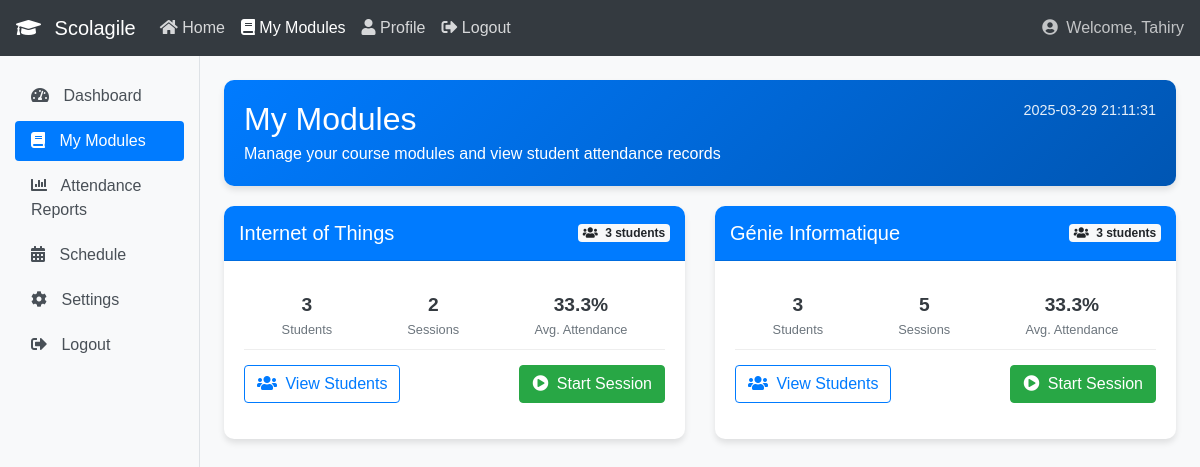
Page /professor_modules.php (signed in) on the committed database.
### tables this page shows
CREATE TABLE `modules` (
  `id` int(11) NOT NULL AUTO_INCREMENT,
  `name` varchar(100) NOT NULL,
  `semester` varchar(10) DEFAULT NULL,
  `code` varchar(50) DEFAULT NULL,
  `description` text DEFAULT NULL,
  PRIMARY KEY (`id`)
);

### professor_modules.php (the view, shortened to what this page needs)
<?php
require_once "config.php";
$professor_id = $_SESSION["id"];
$professor_name = $_SESSION["name"];
$sql_modules = "SELECT m.id AS module_id, m.name AS module_name,
                (SELECT COUNT(*) FROM student_module WHERE module_id = m.id) AS student_count,
                (SELECT COUNT(*) FROM teacher_scans WHERE module_id = m.id) AS session_count
                FROM professor_module pm
                JOIN modules m ON pm.module_id = m.id
                WHERE pm.professor_id = ?";
$modules = [];
if ($stmt = $link->prepare($sql_modules)) {
    $stmt->bind_param("i", $professor_id);
    if ($stmt->execute()) {
        $result = $stmt->get_result();
        $modules = $result->fetch_all(MYSQLI_ASSOC);
    }
}
$currentDateTime = date('Y-m-d H:i:s');
?>
<!DOCTYPE html>
<html lang="en">
<head>
    <link href="https://maxcdn.bootstrapcdn.com/bootstrap/4.5.2/css/bootstrap.min.css" rel="stylesheet">
    <link href="https://cdnjs.cloudflare.com/ajax/libs/font-awesome/5.15.3/css/all.min.css" rel="stylesheet">
</head>
<body>
    <nav class="navbar navbar-expand-lg navbar-dark bg-dark">
        <a class="navbar-brand" href="#">
            <i class="fas fa-graduation-cap mr-2"></i>
            Scolagile
        </a>
        <div class="collapse navbar-collapse" id="navbarNav">
            <ul class="navbar-nav">
                <li class="nav-item">
                    <a class="nav-link" href="professor_dashboard.php">
                        <i class="fas fa-home"></i> Home
                    </a>
                </li>
                <li class="nav-item active">
                    <a class="nav-link" href="#">
                        <i class="fas fa-book"></i> My Modules
                    </a>
                </li>
                <li class="nav-item">
                    <a class="nav-link" href="#">
                        <i class="fas fa-user"></i> Profile
                    </a>
                </li>
                <li class="nav-item">
                    <a class="nav-link" href="logout.php">
                        <i class="fas fa-sign-out-alt"></i> Logout
                    </a>
                </li>
            </ul>
            <span class="navbar-text ml-auto">
                <i class="fas fa-user-circle mr-1"></i> Welcome, <?php echo htmlspecialchars($professor_name); ?>
            </span>
        </div>
    </nav>
    <div class="container-fluid">
        <div class="row">
            <nav id="sidebar" class="col-md-2 d-none d-md-block sidebar">
                <div class="sidebar-sticky">
                    <ul class="nav flex-column">
                        <li class="nav-item">
                            <a class="nav-link" href="professor_dashboard.php">
                                <i class="fas fa-tachometer-alt"></i>
                                Dashboard
                            </a>
                        </li>
                        <li class="nav-item">
                            <a class="nav-link active" href="#">
                                <i class="fas fa-book"></i>
                                My Modules
                            </a>
                        </li>
                        <li class="nav-item">
                            <a class="nav-link" href="professor_attendance_reports.php">
                                <i class="fas fa-chart-bar"></i>
                                Attendance Reports
                            </a>
                        </li>
                        <li class="nav-item">
                            <a class="nav-link" href="professor_schedule.php">
                                <i class="fas fa-calendar-alt"></i>
                                Schedule
                            </a>
                        </li>
                        <li class="nav-item">
                            <a class="nav-link" href="professor_settings.php">
                                <i class="fas fa-cog"></i>
                                Settings
                            </a>
                        </li>
                        <li class="nav-item">
                            <a class="nav-link" href="logout.php">
                                <i class="fas fa-sign-out-alt"></i>
                                Logout
                            </a>
                        </li>
                    </ul>
                </div>
            </nav>
            <main role="main" class="col-md-10 ml-sm-auto col-lg-10 px-4 mt-4">
                <div class="welcome-banner">
                    <div class="row">
                        <div class="col-md-8">
                            <h1 class="h2 mb-1">My Modules</h1>
                            <p class="mb-0">Manage your course modules and view student attendance records</p>
                        </div>
                        <div class="col-md-4 text-md-right">
                            <p class="datetime mb-0"><?php echo htmlspecialchars($currentDateTime); ?></p>
                        </div>
                    </div>
                </div>
                <?php if (count($modules) > 0): ?>
                    <div class="row">
                        <?php foreach ($modules as $module): ?>
                            <div class="col-md-6">
                                <div class="card module-card">
                                    <div class="card-header">
                                        <div class="d-flex justify-content-between align-items-center">
                                            <h5 class="mb-0"><?php echo htmlspecialchars($module['module_name']); ?></h5>
                                            <span class="badge badge-light">
                                                <i class="fas fa-users mr-1"></i> <?php echo $module['student_count']; ?> students
                                            </span>
                                        </div>
                                    </div>
                                    <div class="card-body">
                                        <div class="module-stats">
                                            <div class="stat-item">
                                                <div class="stat-value"><?php echo $module['student_count']; ?></div>
                                                <div class="stat-label">Students</div>
                                            </div>
                                            <div class="stat-item">
                                                <div class="stat-value"><?php echo $module['session_count']; ?></div>
                                                <div class="stat-label">Sessions</div>
                                            </div>
                                            <div class="stat-item">
                                                <div class="stat-value">
                                                    <?php
                                                    if($module['session_count'] > 0 && $module['student_count'] > 0) {
                                                        echo round(($module['session_count'] * 100) /
                                                                  ($module['student_count'] * $module['session_count']), 1);
                                                    } else {
                                                        echo "0.0";
                                                    }
                                                    ?>%
                                                </div>
                                                <div class="stat-label">Avg. Attendance</div>
                                            </div>
                                        </div>
                                        <div class="d-flex justify-content-between mb-3">
                                            <button class="btn btn-outline-primary" data-toggle="collapse"
                                                   data-target="#studentList-<?php echo $module['module_id']; ?>">
                                                <i class="fas fa-users mr-1"></i> View Students
                                            </button>
                                            <a href="start_session.php?module_id=<?php echo $module['module_id']; ?>"
                                               class="btn btn-success">
                                                <i class="fas fa-play-circle mr-1"></i> Start Session
                                            </a>
                                        </div>
                                    </div>
                                </div>
                            </div>
                        <?php endforeach; ?>
                    </div>
                <?php endif; ?>
            </main>
        </div>
    </div>
</body>
</html>

### professor_modules.php (style rules this page uses)
body { font-family: 'Arial', sans-serif; background-color: #f8f9fa; }
.navbar { background-color: #343a40 !important; }
.navbar-dark .navbar-brand { color: #ffffff; }
.navbar-dark .navbar-nav .nav-link { color: rgba(255, 255, 255, 0.8); }
.navbar-dark .navbar-text { color: rgba(255, 255, 255, 0.7); }
.sidebar { height: calc(100vh - 56px); position: fixed; padding-top: 20px; background-color: #f8f9fa; border-right: 1px solid #dee2e6; }
.sidebar .nav-link { color: #495057; padding: 0.5rem 1rem; border-radius: 0.25rem; margin-bottom: 5px; }
.sidebar .nav-link.active { background-color: #007bff; color: white; }
.sidebar .nav-link i { margin-right: 10px; }
.module-card { border: none; border-radius: 10px; overflow: hidden; margin-bottom: 20px; box-shadow: 0 4px 6px rgba(0, 0, 0, 0.1); transition: transform 0.2s; }
.module-card .card-header { background-color: #007bff; color: white; font-weight: 600; padding: 15px; }
.module-stats { display: flex; justify-content: space-around; padding: 10px 0; border-bottom: 1px solid #eee; margin-bottom: 15px; }
.stat-item { text-align: center; }
.stat-value { font-size: 1.2rem; font-weight: bold; color: #343a40; }
.stat-label { font-size: 0.8rem; color: #6c757d; }
.welcome-banner { background: linear-gradient(135deg, #007bff, #0056b3); color: white; border-radius: 10px; padding: 20px; margin-bottom: 20px; box-shadow: 0 4px 6px rgba(0, 0, 0, 0.1); }
.datetime { color: white; opacity: 0.9; font-size: 0.9rem; }

### rows in the picture
modules: name "Internet of Things", student_count "3", session_count "2", session_count "33.3"
modules: name "Génie Informatique", student_count "3", session_count "5", session_count "33.3"

### other values in the picture
$professor_name "Tahiry"
